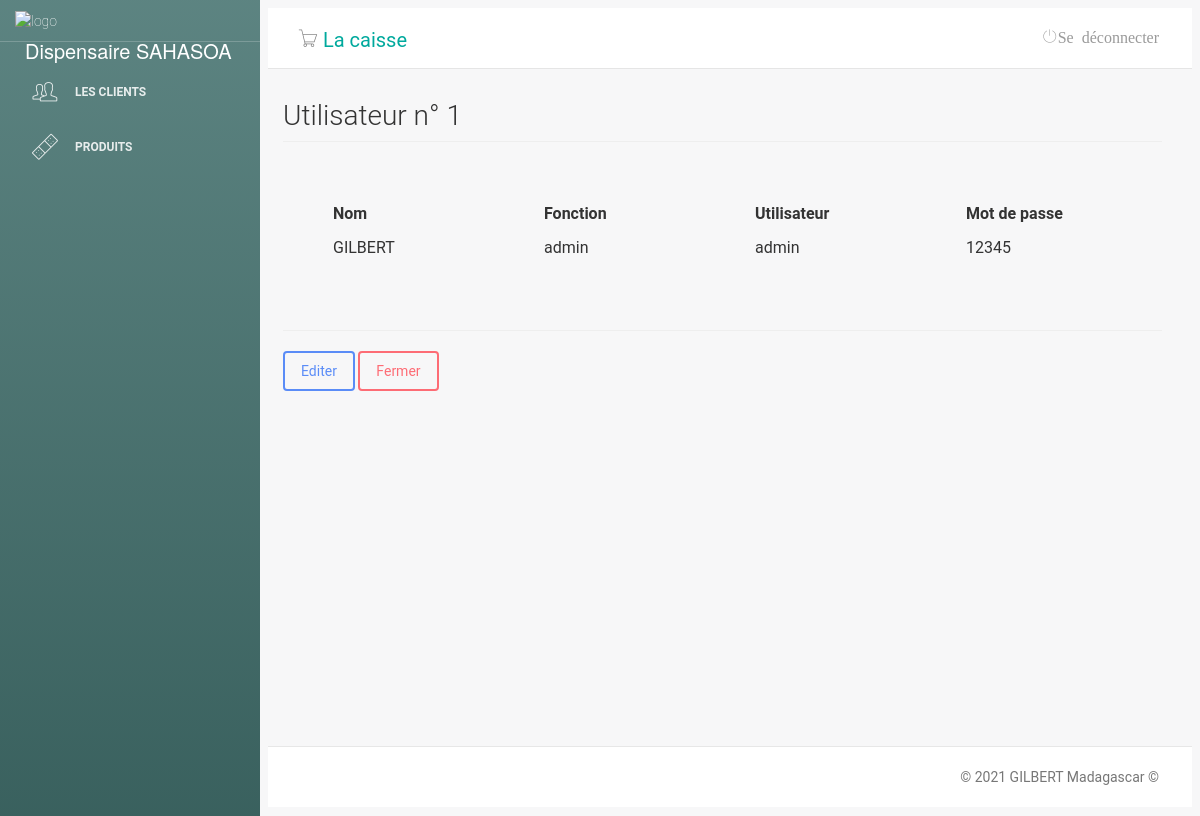
The page /main.php?pg=visualizar-usuario&id=1 on the database its author committed.
### tables this page shows
CREATE TABLE "tb_usuarios" (
	"id"	INTEGER,
	"nome"	TEXT,
	"usuario"	TEXT,
	"senha"	INTEGER,
	"cargo"	TEXT,
	PRIMARY KEY("id" AUTOINCREMENT)
);

### visualizar-usuario.php (the view, shortened to what this page needs)
<?php
include('classes/Mysql.php');
$id = $_GET['id'];
$sql = $db->prepare("SELECT * FROM `tb_usuarios` where id=$id");
$sql->execute();
$usuario = $sql->fetch();
?>
<h3 class="page-header">Utilisateur n° <?php echo $usuario['id']; ?></h3>
<br>
<br>
<div class="visualizar-usuario">
  <div class="row">
    <div class="col-md-3">
      <p><strong>Nom</strong></p>
      <p><?php echo $usuario['nome']; ?></p>
    </div>
    <div class="col-md-3">
      <p><strong>Fonction</strong></p>
      <p><?php echo $usuario['cargo']; ?></p>
    </div>
    <div class="col-md-3">
      <p><strong>Utilisateur</strong></p>
      <p><?php echo $usuario['usuario']; ?></p>
    </div>
    <div class="col-md-3">
      <p><strong>Mot de passe</strong></p>
      <p><?php echo $usuario['senha']; ?></p>
    </div>
  </div>
</div>
<br>
<br>
<hr />
<div id="actions" class="row">
  <div class="col-md-12">
    <a href="?pg=editar-usuario&id=<?php echo $usuario['id'] ?>" class="btn btn-primary">Editer</a>
    <a href="?pg=usuario" class="btn btn-danger">Fermer</a>
  </div>
</div>

### css/style.css (style rules this page uses)
.page-header { margin-top: 2px; }
.visualizar-usuario { margin-left: 50px; }

### rows shown on the page
tb_usuarios: id "1", nome "GILBERT", cargo "admin", usuario "admin", senha "12345"
